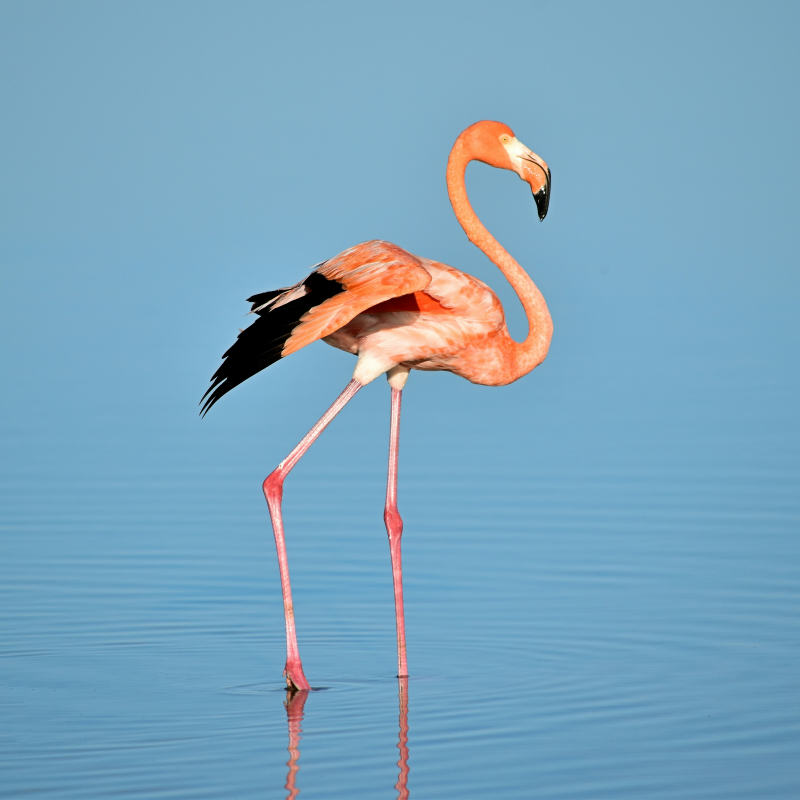
#> input picture assets/3.jpg, 4000 x 4000 px, found by its file name (shown at 1/5 size)
$ python image_blur.py
#> lines starting #> are read from the running program, lines starting #| are printed output that depends on the picture
import os
import cv2

image_path = os.path.join('./','assets', '3.jpg')
image = cv2.resize(cv2.imread(image_path), (600, 400))
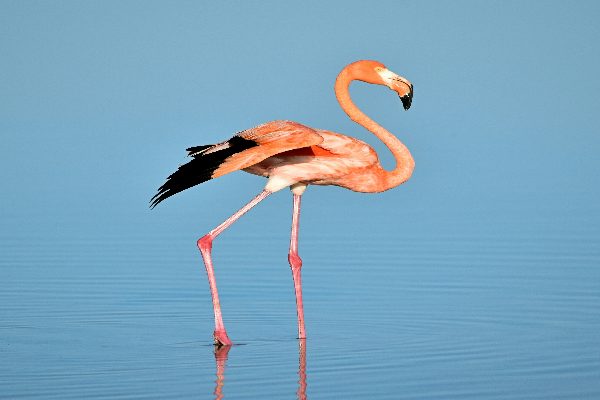
#> image: shape (400, 600, 3); mean B, G, R 189.8, 165.1, 122.6
cv2.imshow('Original Image', image)
# tradational blur
blurred_image = cv2.blur(image, (15, 15))
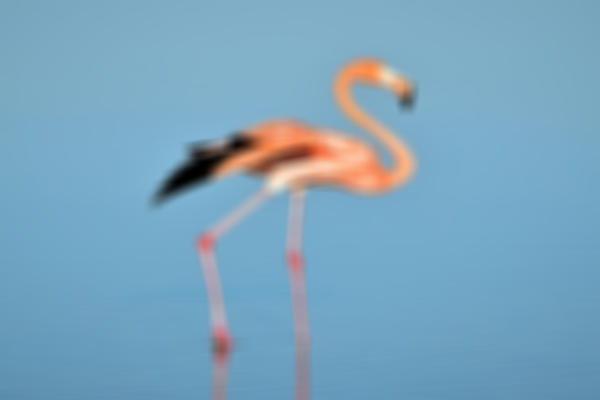
#> blurred_image: shape (400, 600, 3); mean B, G, R 189.8, 165.1, 122.6
cv2.imshow('Blurred Image', blurred_image)

# gaussian blur
gaussian_blurred_image = cv2.GaussianBlur(image, (15, 15), 0)
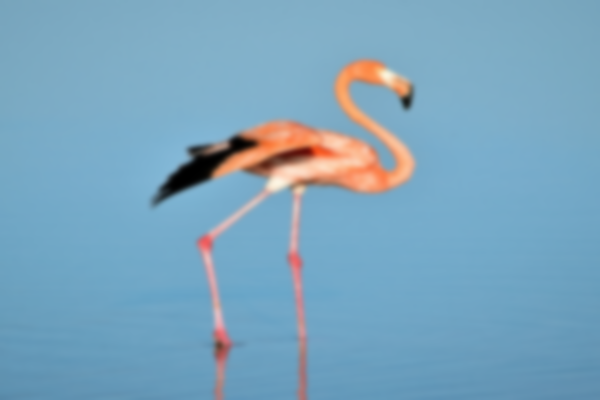
#> gaussian_blurred_image: shape (400, 600, 3); mean B, G, R 189.8, 165.1, 122.6
cv2.imshow('Gaussian Blurred Image', gaussian_blurred_image)

# median blur
median_blurred_image = cv2.medianBlur(image, 15)
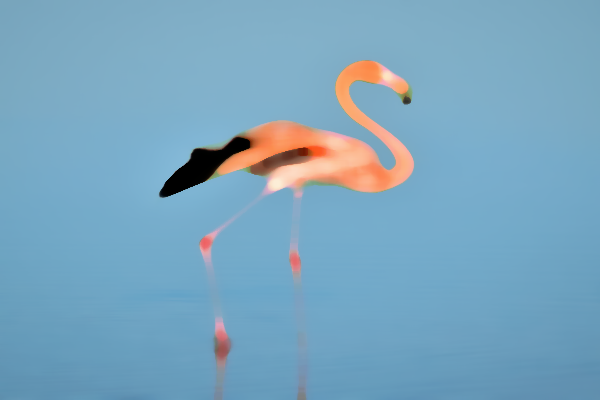
#> median_blurred_image: shape (400, 600, 3); mean B, G, R 190.8, 165.7, 121.9
cv2.imshow('Median Blurred Image', median_blurred_image)

cv2.waitKey(0)

$ run again, with assets/1.jpg copied over assets/3.jpg
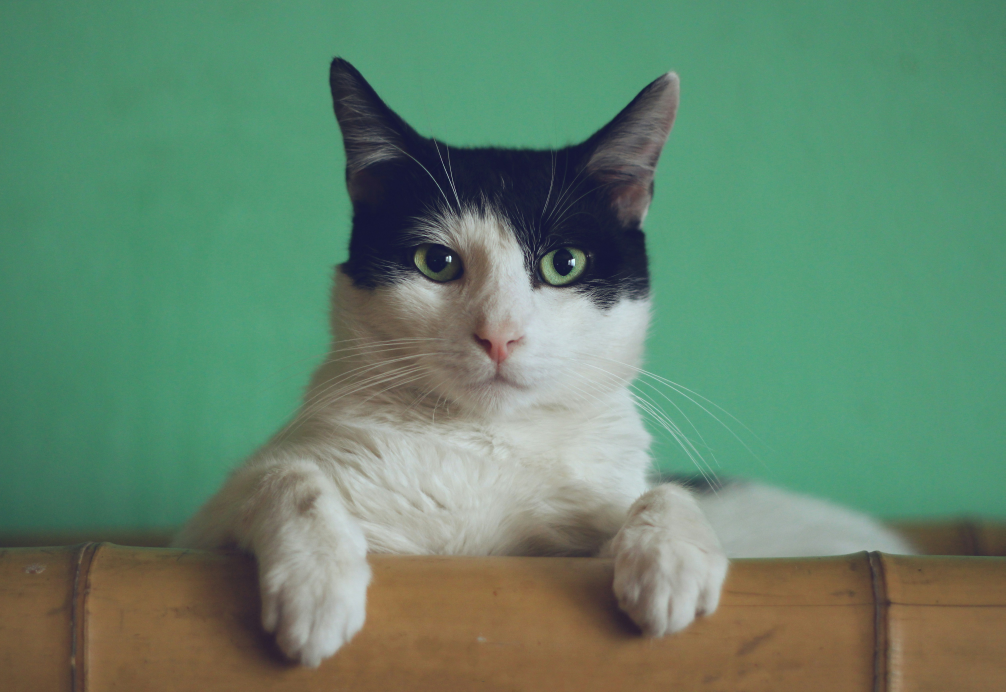
#> input picture assets/1.jpg, 5026 x 3458 px, found by its file name (shown at 1/5 size)
#> `image = cv2.resize(cv2.imread(image_path), (600, 400))`:
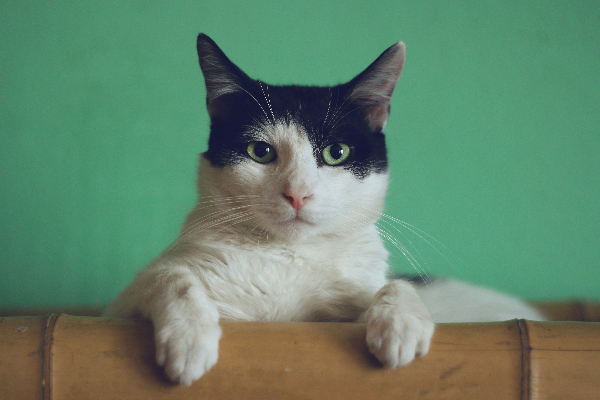
#> image: shape (400, 600, 3); mean B, G, R 107.8, 132.7, 99.1
#> `blurred_image = cv2.blur(image, (15, 15))`:
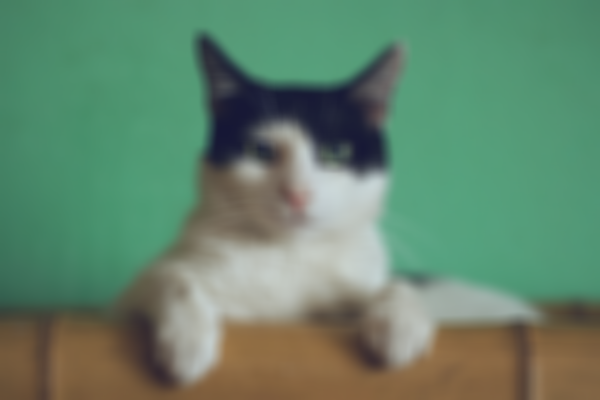
#> blurred_image: shape (400, 600, 3); mean B, G, R 107.8, 132.7, 99.1

$ run again, with assets/5.jpg copied over assets/3.jpg
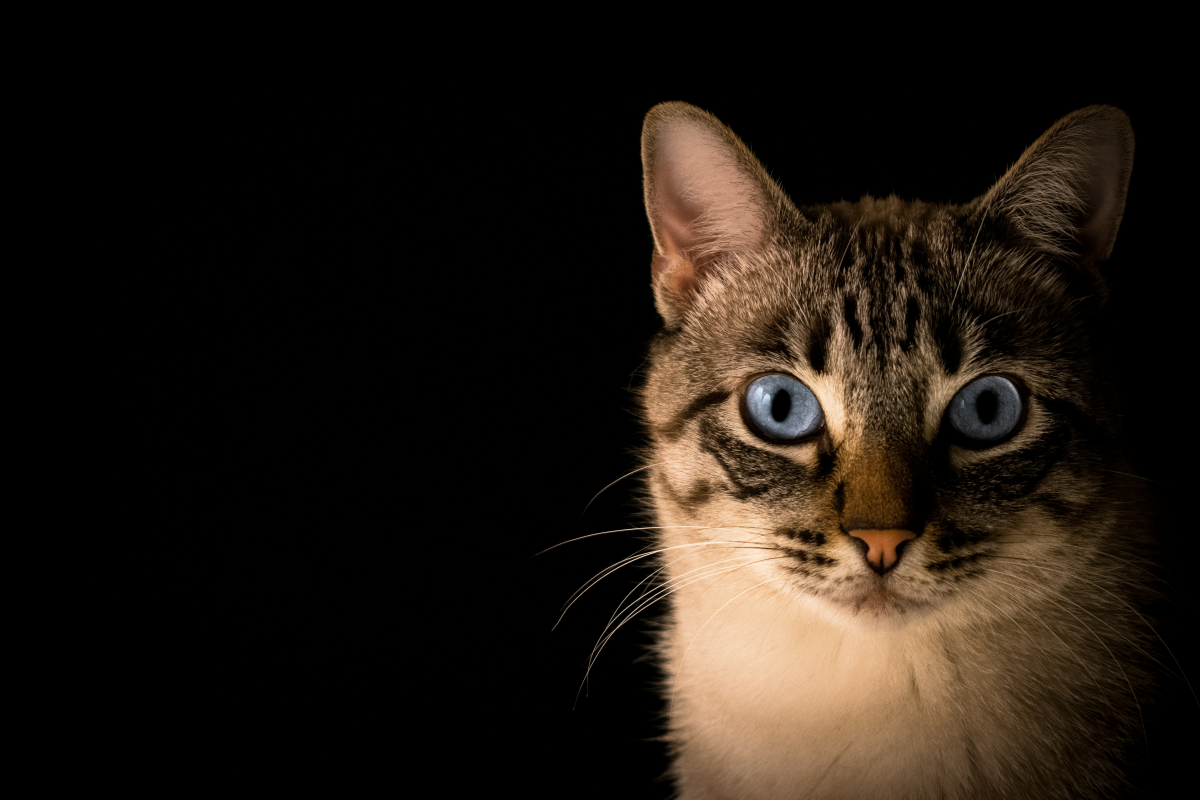
#> input picture assets/5.jpg, 6000 x 4000 px, found by its file name (shown at 1/5 size)
#> `image = cv2.resize(cv2.imread(image_path), (600, 400))`:
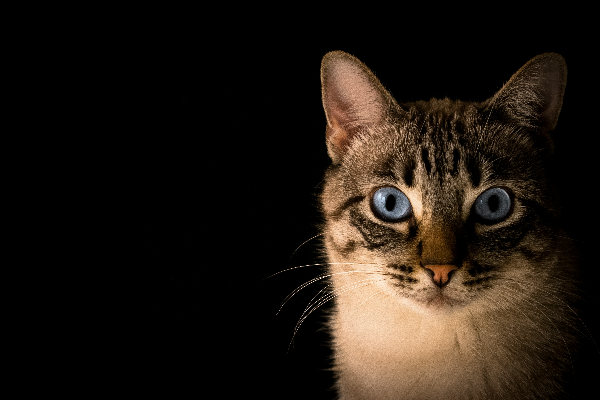
#> image: shape (400, 600, 3); mean B, G, R 17.8, 25, 32.7
#> `blurred_image = cv2.blur(image, (15, 15))`:
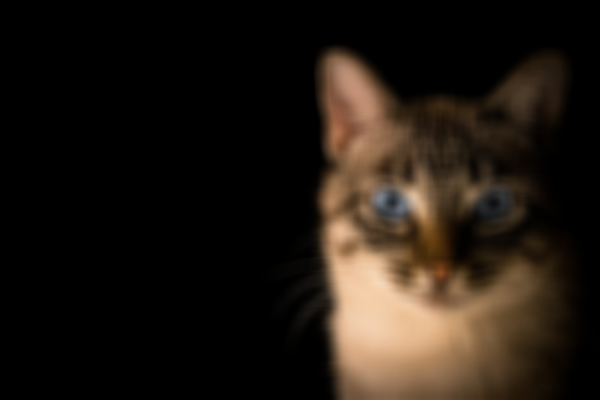
#> blurred_image: shape (400, 600, 3); mean B, G, R 17.8, 25, 32.6

$ run again, with assets/6.jpg copied over assets/3.jpg
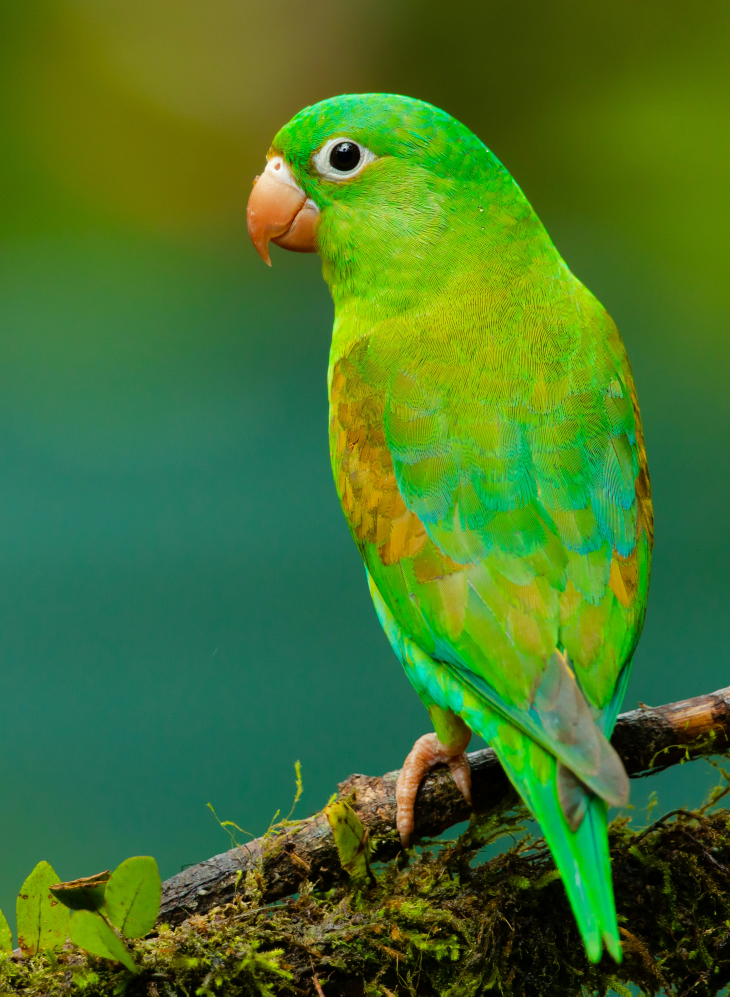
#> input picture assets/6.jpg, 2919 x 3985 px, found by its file name (shown at 1/4 size)
#> `image = cv2.resize(cv2.imread(image_path), (600, 400))`:
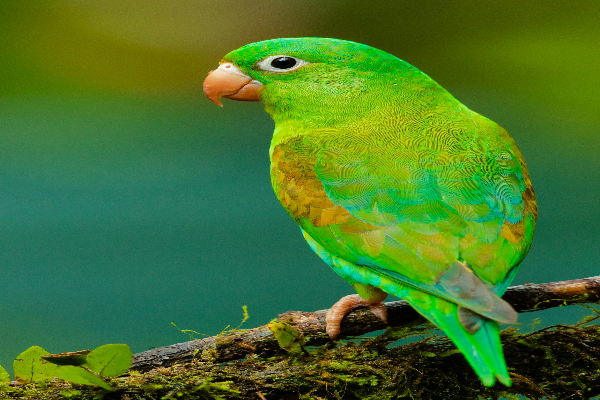
#> image: shape (400, 600, 3); mean B, G, R 41, 116.1, 69.1
#> `median_blurred_image = cv2.medianBlur(image, 15)`:
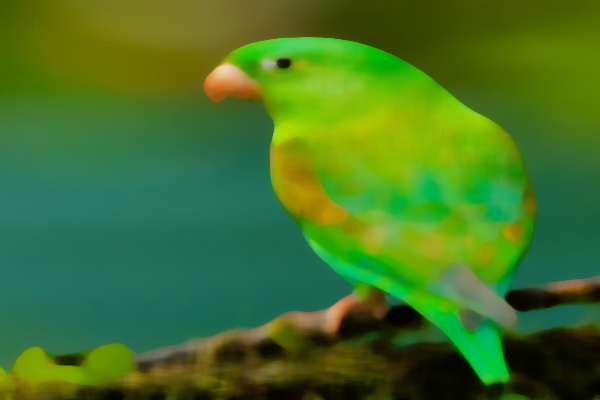
#> median_blurred_image: shape (400, 600, 3); mean B, G, R 38.5, 115.8, 68
